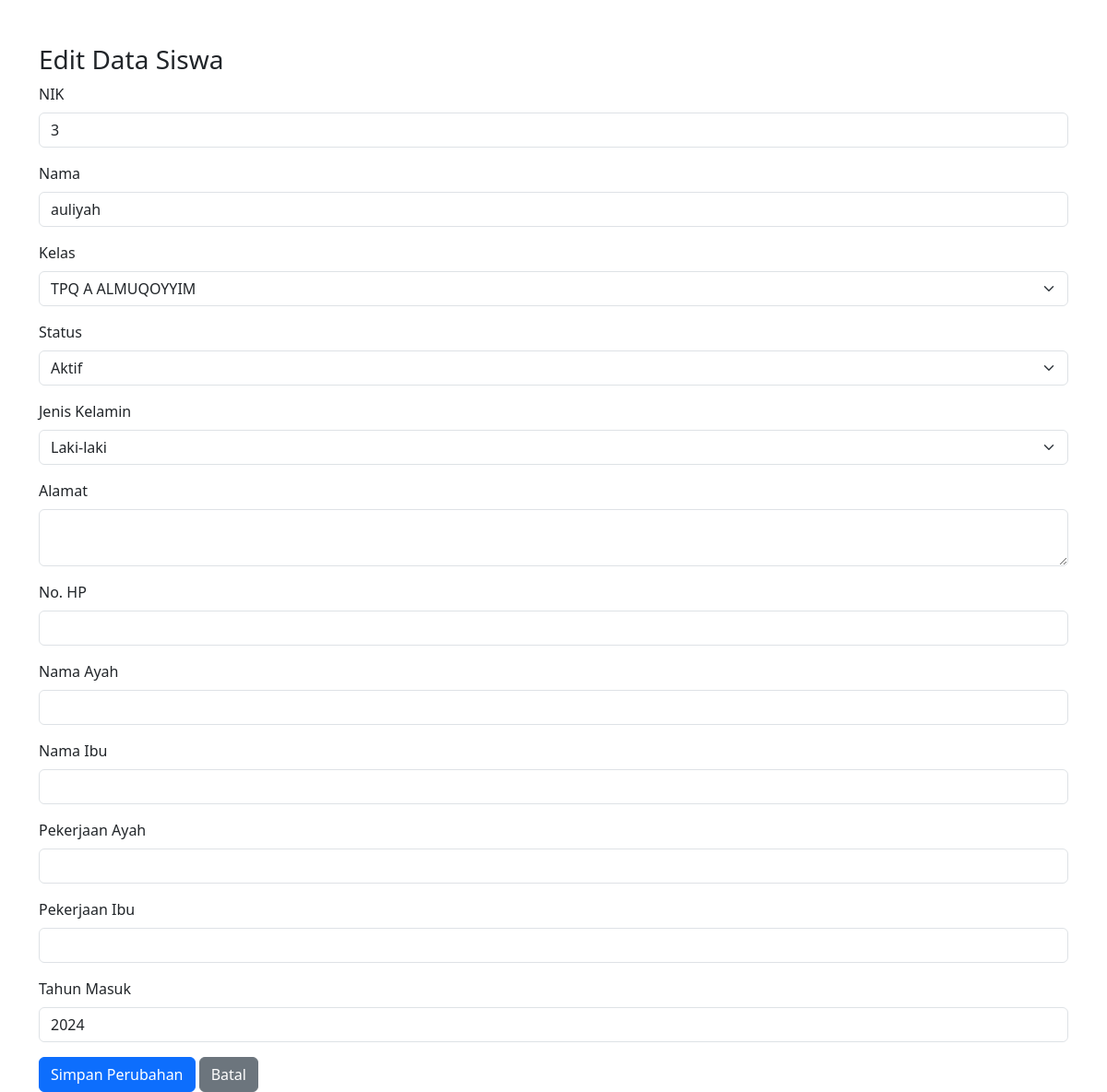
The page /edit_siswa.php?nik=3 on the database its author committed.
### tables this page shows
CREATE TABLE `siswa` (
  `NIK` int(20) NOT NULL,
  `nama` varchar(100) NOT NULL,
  `kelas` int(10) NOT NULL,
  `status` text DEFAULT NULL,
  `jenis_kelamin` enum('L','P') DEFAULT NULL,
  `alamat` text DEFAULT NULL,
  `no_hp` varchar(15) DEFAULT NULL,
  `nama_ayah` varchar(100) DEFAULT NULL,
  `nama_ibu` varchar(100) DEFAULT NULL,
  `pekerjaan_ayah` varchar(100) DEFAULT NULL,
  `pekerjaan_ibu` varchar(100) DEFAULT NULL,
  `tahun_masuk` year(4) DEFAULT NULL,
  `kelas_id` int(11) DEFAULT NULL
);

CREATE TABLE `kelas` (
  `id` int(11) NOT NULL,
  `nama_kelas` varchar(50) NOT NULL,
  `spp` int(11) NOT NULL,
  `wali_kelas` varchar(100) DEFAULT NULL
);

### edit_siswa.php (the view, shortened to what this page needs)
<?php
include_once 'db.php';
$nik = $_GET['nik'];
$stmt = $conn->prepare("SELECT * FROM siswa WHERE NIK = ?");
$stmt->bind_param("s", $nik);
$stmt->execute();
$result = $stmt->get_result();
$student = $result->fetch_assoc();
$classes = [];
$class_stmt = $conn->query("SELECT id, nama_kelas FROM kelas");
while ($class = $class_stmt->fetch_assoc()) {
    $classes[] = $class;
}
?>
<!DOCTYPE html>
<html lang="id">
<head>
    <link href="https://cdn.jsdelivr.net/npm/bootstrap@5.3.0/dist/css/bootstrap.min.css" rel="stylesheet">
</head>
<body>
<div class="container mt-5">
    <h3>Edit Data Siswa</h3>
    <form method="post">
        <div class="mb-3">
            <label for="nik" class="form-label">NIK</label>
            <input type="text" class="form-control" id="nik" name="nik" value="<?= htmlspecialchars($student['NIK']) ?>" >
        </div>
        <div class="mb-3">
            <label for="nama" class="form-label">Nama</label>
            <input type="text" class="form-control" id="nama" name="nama" value="<?= htmlspecialchars($student['nama']) ?>" required>
        </div>
        <div class="mb-3">
            <label for="kelas_id" class="form-label">Kelas</label>
            <select class="form-select" id="kelas_id" name="kelas_id">
                <?php foreach ($classes as $class): ?>
                    <option value="<?= htmlspecialchars($class['id']) ?>" <?= $student['kelas'] == $class['id'] ? 'selected' : '' ?>>
                        <?= htmlspecialchars($class['nama_kelas']) ?>
                    </option>
                <?php endforeach; ?>
            </select>
        </div>
        <div class="mb-3">
            <label for="status" class="form-label">Status</label>
            <select class="form-select" id="status" name="status">
                <option value="Aktif" <?= $student['status'] === 'Aktif' ? 'selected' : '' ?>>Aktif</option>
            </select>
        </div>
        <div class="mb-3">
            <label for="jenis_kelamin" class="form-label">Jenis Kelamin</label>
            <select class="form-select" id="jenis_kelamin" name="jenis_kelamin">
                <option value="L" <?= $student['jenis_kelamin'] === 'L' ? 'selected' : '' ?>>Laki-laki</option>
            </select>
        </div>
        <div class="mb-3">
            <label for="alamat" class="form-label">Alamat</label>
            <textarea class="form-control" id="alamat" name="alamat"><?= htmlspecialchars($student['alamat']) ?></textarea>
        </div>
        <div class="mb-3">
            <label for="no_hp" class="form-label">No. HP</label>
            <input type="text" class="form-control" id="no_hp" name="no_hp" value="<?= htmlspecialchars($student['no_hp']) ?>">
        </div>
        <div class="mb-3">
            <label for="nama_ayah" class="form-label">Nama Ayah</label>
            <input type="text" class="form-control" id="nama_ayah" name="nama_ayah" value="<?= htmlspecialchars($student['nama_ayah']) ?>">
        </div>
        <div class="mb-3">
            <label for="nama_ibu" class="form-label">Nama Ibu</label>
            <input type="text" class="form-control" id="nama_ibu" name="nama_ibu" value="<?= htmlspecialchars($student['nama_ibu']) ?>">
        </div>
        <div class="mb-3">
            <label for="pekerjaan_ayah" class="form-label">Pekerjaan Ayah</label>
            <input type="text" class="form-control" id="pekerjaan_ayah" name="pekerjaan_ayah" value="<?= htmlspecialchars($student['pekerjaan_ayah']) ?>">
        </div>
        <div class="mb-3">
            <label for="pekerjaan_ibu" class="form-label">Pekerjaan Ibu</label>
            <input type="text" class="form-control" id="pekerjaan_ibu" name="pekerjaan_ibu" value="<?= htmlspecialchars($student['pekerjaan_ibu']) ?>">
        </div>
        <div class="mb-3">
            <label for="tahun_masuk" class="form-label">Tahun Masuk</label>
            <input type="number" class="form-control" id="tahun_masuk" name="tahun_masuk" value="<?= htmlspecialchars($student['tahun_masuk']) ?>">
        </div>
        <button type="submit" class="btn btn-primary">Simpan Perubahan</button>
        <a href="list_siswa.php" class="btn btn-secondary">Batal</a>
    </form>
</div>
</body>
</html>

### rows shown on the page
siswa: nik "3", nama "auliyah", kelas_id "TPQ A ALMUQOYYIM", status "Aktif", jenis_kelamin "Laki-laki", tahun_masuk "2024"
